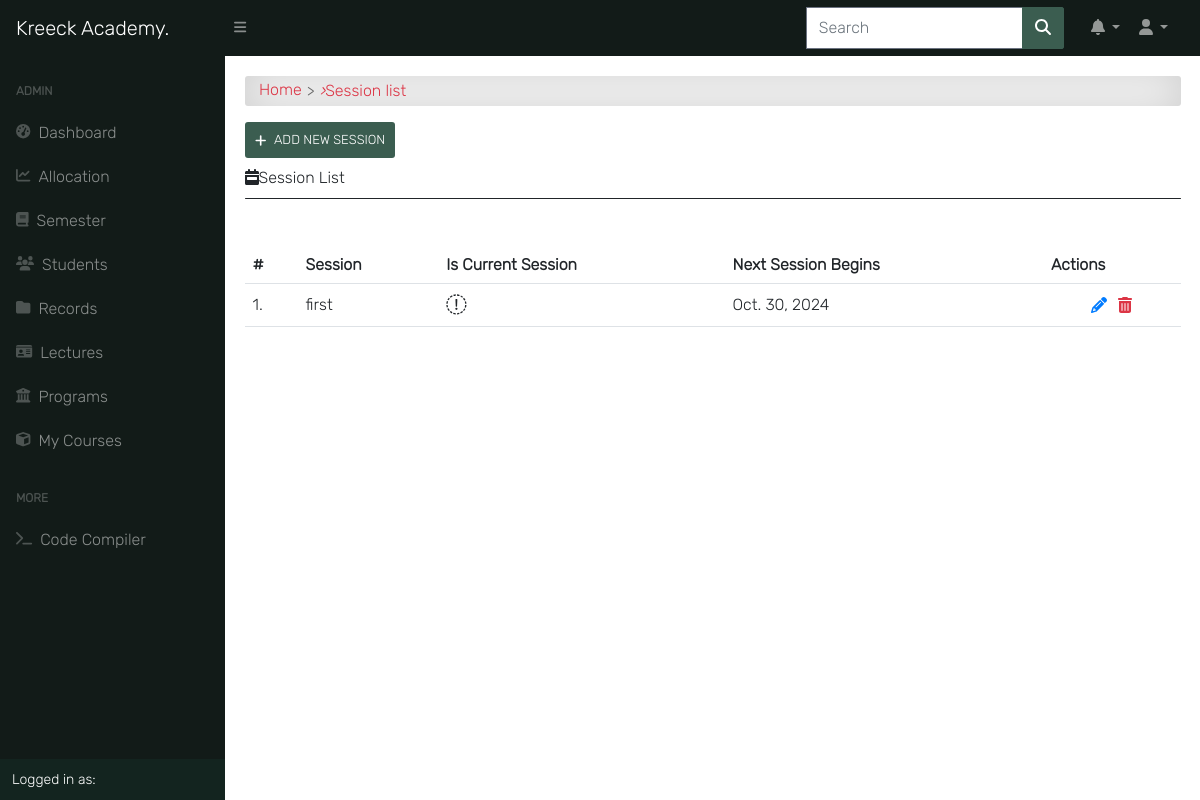
Before: /session/ (signed in) with the older database file.
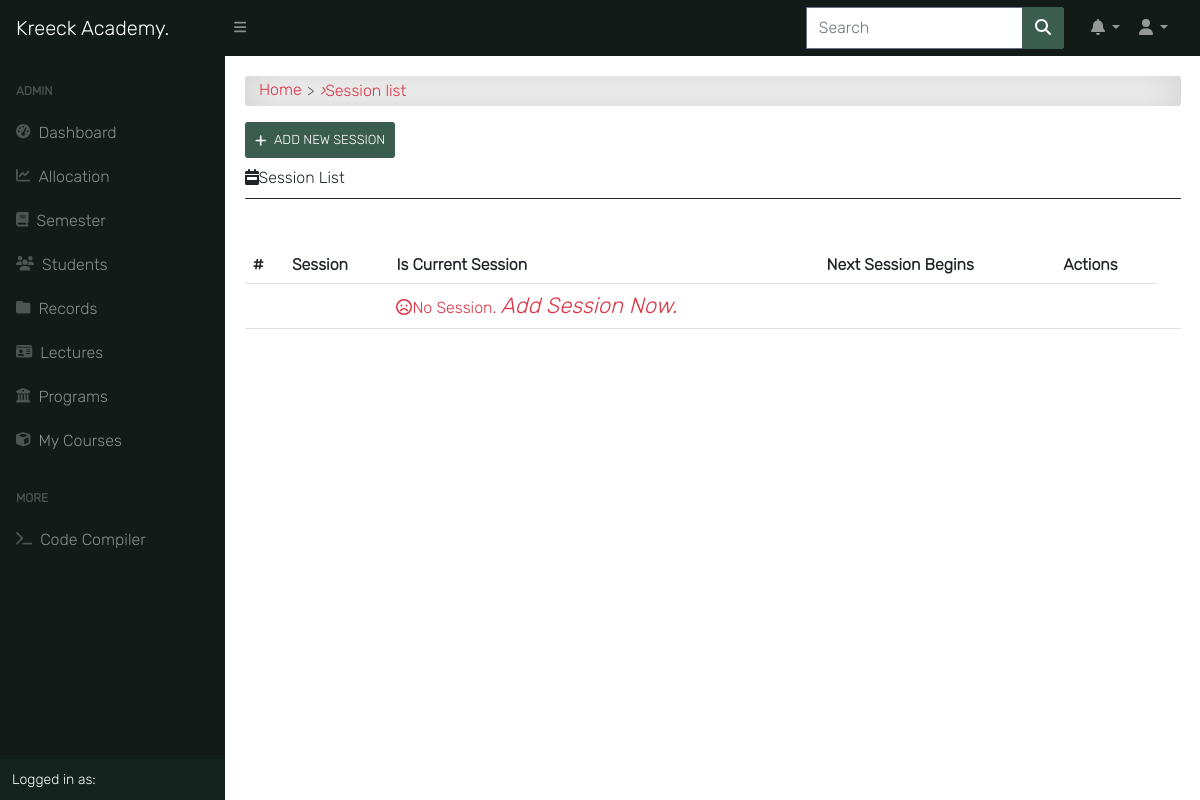
After: the same page with the newer database file.
### app/models.py (models this page shows, shortened)
class Session(models.Model):
    session = models.CharField(max_length=200, unique=True)
    is_current_session = models.BooleanField(default=False, blank=True, null=True)
    next_session_begins = models.DateField(blank=True, null=True)

### app/views.py (the view)
# urls.py: path('session/', session_list_view, name="session_list"),
@login_required
@lecturer_required
def session_list_view(request):
    sessions = Session.objects.all().order_by('-is_current_session', '-session')
    return render(request, 'app/session_list.html', {"sessions": sessions})

### templates/app/session_list.html (shortened to what this page needs)
{% extends 'base.html' %}
{% block content %}
<div id="input-nav"><a href="{% url 'home' %}" class="primary1">Home</a> <i>&rsaquo;</i> Session list</div>
{% if request.user.is_superuser %}
<a class="add-button" href="{% url 'add_session' %}"><i class="fas fa-plus"></i>Add New Session</a>
{% endif %}
<div class="title"><i class="fas fa-calendar-week"></i>Session List</div>
<div class="title-line"></div>
<div class="table-responsive table-shadow p-0 mt-5">
    <table class="table">
        <thead>
            <tr>
                <th>#</th>
                <th> Session </th>
                <th> Is Current Session </th>
                <th> Next Session Begins </th>
                {% if request.user.is_superuser %}
                <th> Actions </th>
                {% endif %}
            </tr>
        </thead>
        <tbody>
            {% for session in sessions %}
            <tr>
                <td>{{ forloop.counter }}.</td>
                <td>{{ session.session }}</td>
                <th>
                    {% if session.is_current_session == True %}
                    <i class="fas fa-check-circle fa-1-5x"></i>
                    {% else %}
                    <i class="fas fa-times-circle fa-1-5x danger"></i>
                    {% endif %}
                </th>
                <td>{{ session.next_session_begins }}</td>
                {% if request.user.is_superuser %}
                <td> <div class="update-delete">
                    <a href="{% url 'edit_session' pk=session.pk %}" class="update" title="Edit"><i class="fas fa-pencil-alt"></i></a>
                    <a href="{% url 'delete_session' pk=session.pk %}" class="delete" title="Delete"><i class="fas fa-trash-alt"></i></a>
                    </div>
                </td>
                {% endif %}
                {% empty %}
                <tr>
                  <td></td>
                  <td></td>
                  <td>
                  <span class="text-danger">
                    <i class="far fa-frown"></i>No Session.
                    {% if request.user.is_superuser %}
                    <a href="{% url 'add_session' %}">
                    <i class="primary" style="font-size: 22px;">
                       Add Session Now.
                    </i>
                    {% endif %}
                    </a>
                  </span>
                </td>
                <td></td>
                <td></td>
                <td></td>
                </tr>
            {% endfor %}
        </tbody>
    </table>
</div>
{% endblock content %}

Changed rows visible on the page:
removed Session: session "first", is_current_session True (drawn), next_session_begins "Oct. 30, 2024"
Other visible differences:
text now shown: "No Session. Add Session Now."
